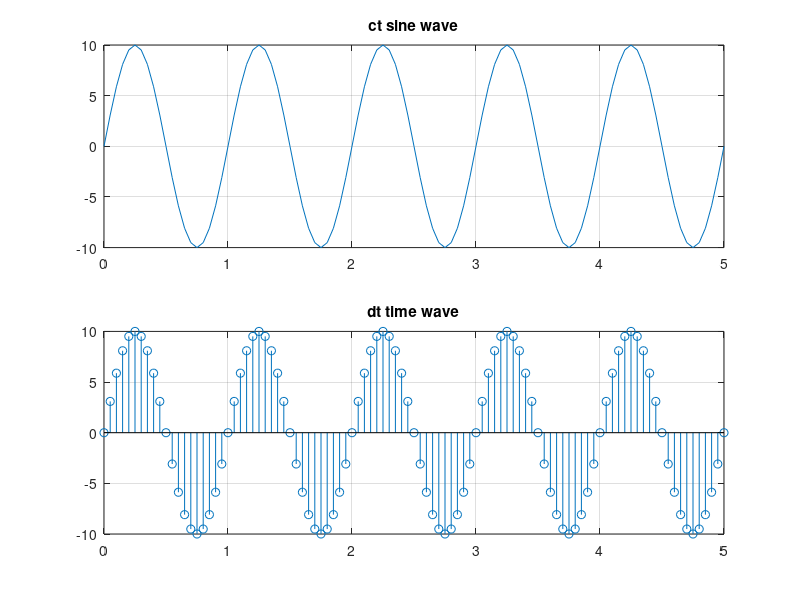

This chart was generated by the following MATLAB code:
clear all;
close all;
clc;
%generation of various dts%
N=input("enter the number of cycle");
n=0:0.05:N;
y=10*sin(2*pi*n);
subplot(2,2,[1,2]);
plot(n,y) %ct
title('ct sine wave');grid;
subplot(2,2,[3,4])
stem(n,y);
title('dt time wave');grid;